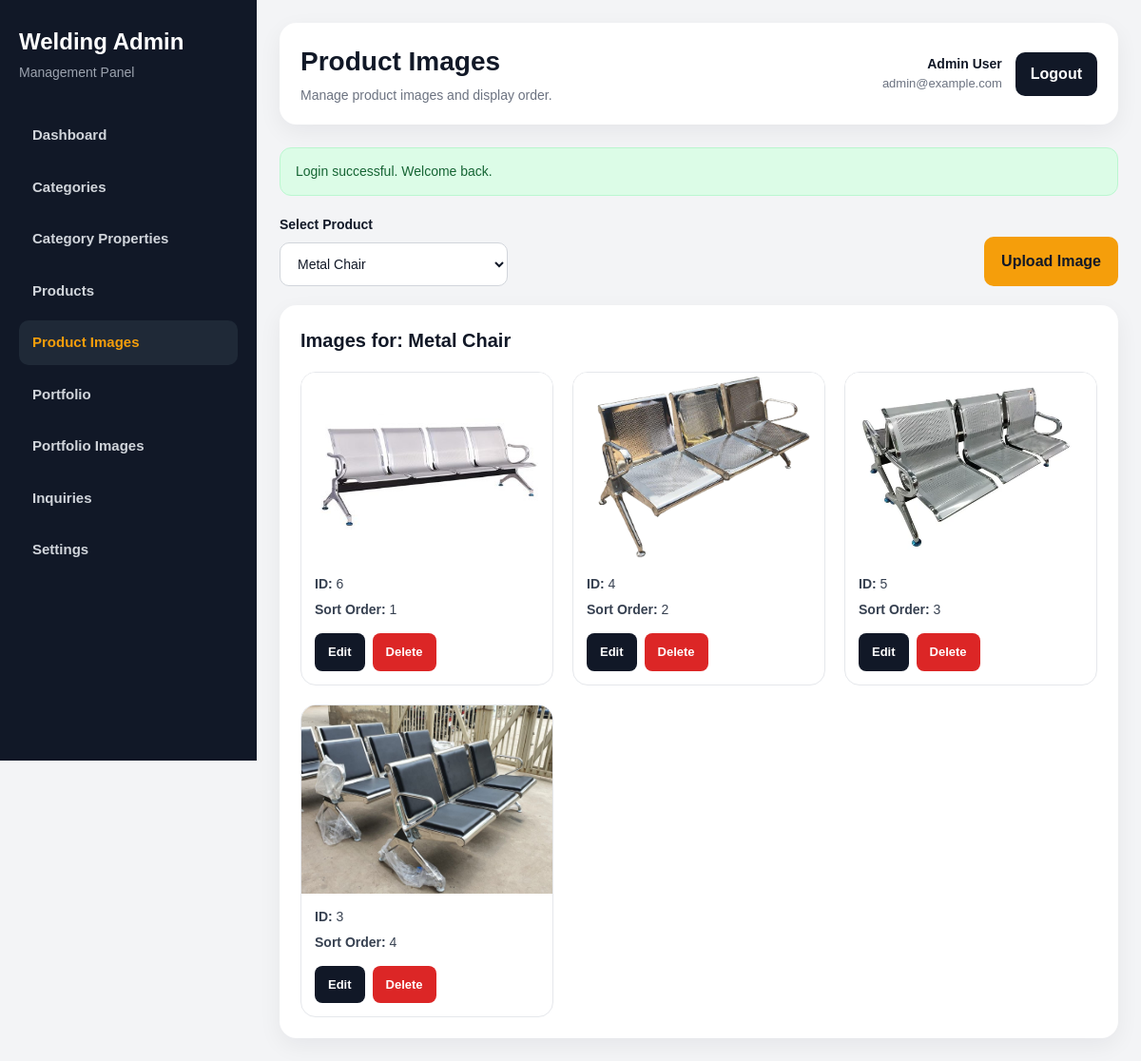
The app's page /admin/product-images/index.php?product_id=2 (signed in) with its own data.
### tables this page shows
CREATE TABLE `products` (
  `id` int NOT NULL,
  `category_id` int NOT NULL,
  `name` varchar(200) NOT NULL,
  `slug` varchar(220) NOT NULL,
  `short_description` text,
  `full_description` text,
  `price_text` varchar(150) DEFAULT NULL,
  `available_colors` text,
  `is_customizable` tinyint(1) DEFAULT '1',
  `is_featured` tinyint(1) DEFAULT '0',
  `status` tinyint(1) DEFAULT '1',
  `created_at` timestamp NULL DEFAULT CURRENT_TIMESTAMP
);

CREATE TABLE `product_images` (
  `id` int NOT NULL,
  `product_id` int NOT NULL,
  `image_path` varchar(255) NOT NULL,
  `sort_order` int DEFAULT '0',
  `created_at` timestamp NULL DEFAULT CURRENT_TIMESTAMP
);

### includes/functions.php (called while the page is built, shortened)
<?php
function e($value): string
{
    return htmlspecialchars((string)($value ?? ''), ENT_QUOTES, 'UTF-8');
}
function get_flash(string $key): ?string
{
    if (!isset($_SESSION['flash'][$key])) {
        return null;
    }
    $message = $_SESSION['flash'][$key];
    return $message;
}
function generate_csrf_token(): string
{
    return $_SESSION['csrf_token'];
}

### admin/includes/auth.php (called while the page is built, shortened)
<?php
require_once __DIR__ . '/../../includes/db.php';
require_once __DIR__ . '/../../includes/functions.php';
$stmt = $pdo->prepare("SELECT id, full_name, email, created_at FROM admins WHERE id = ? LIMIT 1");
$stmt->execute([$_SESSION['admin_id']]);
$admin = $stmt->fetch();

### admin/product-images/index.php (the view, shortened to what this page needs)
<?php
require_once __DIR__ . '/../includes/auth.php';
$pageHeading = 'Product Images';
$pageSubheading = 'Manage product images and display order.';
$successMessage = get_flash('success');
$productId = isset($_GET['product_id']) ? (int)$_GET['product_id'] : 0;
$productsStmt = $pdo->query("SELECT id, name FROM products ORDER BY name ASC");
$products = $productsStmt->fetchAll();
$product = null;
$images = [];
if ($productId > 0) {
    $stmt = $pdo->prepare("SELECT * FROM products WHERE id = ? LIMIT 1");
    $stmt->execute([$productId]);
    $product = $stmt->fetch();
    if ($product) {
        $stmt = $pdo->prepare("
            SELECT *
            FROM product_images
            WHERE product_id = ?
            ORDER BY sort_order ASC, id ASC
        ");
        $stmt->execute([$productId]);
        $images = $stmt->fetchAll();
    } else {
        set_flash('error', 'Selected product not found.');
        redirect(ADMIN_URL . 'product-images/index.php');
    }
}
require_once __DIR__ . '/../includes/header.php';
?>
<div class="admin-layout">
    <?php require_once __DIR__ . '/../includes/sidebar.php'; ?>
    <main class="admin-main">
        <?php require_once __DIR__ . '/../includes/topbar.php'; ?>
        <?php if ($successMessage): ?>
            <div class="alert alert-success"><?php echo e($successMessage); ?></div>
        <?php endif; ?>
        <div class="page-toolbar">
            <form method="GET" action="" class="filter-form">
                <div class="filter-group">
                    <label for="product_id">Select Product</label>
                    <select name="product_id" id="product_id" onchange="this.form.submit()">
                        <?php foreach ($products as $p): ?>
                            <option value="<?php echo (int)$p['id']; ?>" <?php echo $productId === (int)$p['id'] ? 'selected' : ''; ?>>
                                <?php echo e($p['name']); ?>
                            </option>
                        <?php endforeach; ?>
                    </select>
                </div>
            </form>
            <?php if ($product): ?>
                <a href="<?php echo ADMIN_URL; ?>product-images/upload.php?product_id=<?php echo (int)$product['id']; ?>" class="btn btn-primary">Upload Image</a>
            <?php endif; ?>
        </div>
        <section class="content-card">
            <div class="content-card-header">
                <h3><?php echo $product ? 'Images for: ' . e($product['name']) : 'Product Images'; ?></h3>
            </div>
            <?php if (!$product): ?>
                <div class="empty-state">
                    <p>Select a product to manage its images.</p>
                </div>
            <?php elseif (empty($images)): ?>
                <div class="empty-state">
                    <p>No images uploaded for this product yet.</p>
                </div>
            <?php else: ?>
                <div class="image-grid">
                    <?php foreach ($images as $image): ?>
                        <div class="image-card">
                            <div class="image-preview">
                                <img src="<?php echo UPLOADS_URL . 'products/' . e($image['image_path']); ?>" alt="Product Image">
                            </div>
                            <div class="image-card-body">
                                <div class="image-meta">
                                    <span><strong>ID:</strong> <?php echo e($image['id']); ?></span>
                                    <span><strong>Sort Order:</strong> <?php echo e($image['sort_order']); ?></span>
                                </div>
                                <div class="action-group">
                                    <a href="<?php echo ADMIN_URL; ?>product-images/edit.php?id=<?php echo (int)$image['id']; ?>" class="btn btn-dark btn-sm">Edit</a>
                                    <a href="<?php echo ADMIN_URL; ?>product-images/delete.php?id=<?php echo (int)$image['id']; ?>&csrf_token=<?php echo e(generate_csrf_token()); ?>" class="btn btn-danger btn-sm" onclick="return confirm('Are you sure you want to delete this image?');">Delete</a>
                                </div>
                            </div>
                        </div>
                    <?php endforeach; ?>
                </div>
            <?php endif; ?>
        </section>
    </main>
</div>
<?php require_once __DIR__ . '/../includes/footer.php'; ?>

### admin/includes/topbar.php (shortened to what this page needs)
<header class="admin-topbar">
    <div class="topbar-left">
        <div class="topbar-left-text">
            <h1><?php echo e($pageHeading ?? 'Dashboard'); ?></h1>
            <p><?php echo e($pageSubheading ?? 'Welcome to the admin panel.'); ?></p>
        </div>
    </div>
    <div class="topbar-right">
        <div class="admin-user-box">
            <span class="admin-user-name"><?php echo e($admin['full_name']); ?></span>
            <span class="admin-user-email"><?php echo e($admin['email']); ?></span>
        </div>
        <a class="logout-btn" href="<?php echo ADMIN_URL; ?>logout.php">Logout</a>
    </div>
</header>

### assets/css/admin/shared.css (style rules this page uses)
* { box-sizing: border-box; margin: 0; padding: 0; }
html, body { min-height: 100%; }
body { font-family: Arial, sans-serif; background: #f3f4f6; color: #111827; line-height: 1.5; overflow-x: hidden; }
a { text-decoration: none; }
.alert { padding: 14px 16px; border-radius: 12px; margin-bottom: 20px; font-size: 14px; }
.alert-success { background: #dcfce7; color: #166534; border: 1px solid #bbf7d0; }
.btn { display: inline-flex; align-items: center; justify-content: center; border: none; border-radius: 10px; cursor: pointer; text-decoration: none; font-weight: 700; transition: 0.2s ease; }
.btn-primary { background: #f59e0b; color: #111827; padding: 14px 18px; }
.admin-layout { display: flex; min-height: 100vh; }
.admin-main { flex: 1; min-width: 0; padding: 24px; overflow: visible; }
.admin-topbar { display: flex; justify-content: space-between; align-items: center; gap: 20px; margin-bottom: 24px; background: #ffffff; border-radius: 18px; padding: 20px 22px; box-shadow: 0 8px 24px rgba(17, 24, 39, 0.06); position: sticky; top: 24px; z-index: 100; }
.topbar-left { display: flex; align-items: center; gap: 14px; }
.topbar-left-text h1 { font-size: 28px; margin-bottom: 4px; }
.topbar-left-text p { color: #6b7280; font-size: 14px; }
.topbar-right { display: flex; align-items: center; gap: 14px; }
.admin-user-box { display: flex; flex-direction: column; text-align: right; }
.admin-user-name { font-weight: 700; font-size: 14px; }
.admin-user-email { color: #6b7280; font-size: 13px; }
.logout-btn { display: inline-flex; align-items: center; justify-content: center; background: #111827; color: #ffffff; padding: 11px 16px; border-radius: 10px; font-weight: 700; transition: 0.2s ease; }

### assets/css/admin/product-images.css (style rules this page uses)
.page-toolbar { display: flex; justify-content: space-between; align-items: end; gap: 16px; margin-bottom: 20px; flex-wrap: wrap; }
.filter-form { display: flex; flex-wrap: wrap; gap: 14px; }
.filter-group { min-width: 240px; }
.filter-group label { display: block; margin-bottom: 8px; font-size: 14px; font-weight: 700; }
.filter-group select { width: 100%; padding: 13px 14px; border: 1px solid #d1d5db; border-radius: 10px; outline: none; font-size: 14px; background: #ffffff; color: #111827; }
.content-card { background: #ffffff; border-radius: 18px; padding: 22px; box-shadow: 0 8px 24px rgba(17, 24, 39, 0.06); }
.content-card-header { margin-bottom: 18px; }
.content-card-header h3 { font-size: 20px; color: #111827; }
.image-grid { display: grid; grid-template-columns: repeat(3, minmax(0, 1fr)); gap: 20px; }
.image-card { border: 1px solid #e5e7eb; border-radius: 16px; overflow: hidden; background: #fff; }
.image-preview { aspect-ratio: 4 / 3; background: #f9fafb; overflow: hidden; }
.image-preview img, .single-image-preview img { width: 100%; height: 100%; object-fit: cover; display: block; }
.image-card-body { padding: 14px; }
.image-meta { display: flex; flex-direction: column; gap: 6px; margin-bottom: 14px; font-size: 14px; color: #374151; }
.action-group { display: flex; gap: 8px; flex-wrap: wrap; }
.btn-dark { background: #111827; color: #ffffff; padding: 12px 16px; }
.btn-danger { background: #dc2626; color: #ffffff; padding: 12px 16px; }
.btn-sm { padding: 10px 14px; font-size: 13px; border-radius: 8px; }

### records on screen
products: name "Metal Chair"
product_images: image_path (picture), id "6", sort_order "1"
product_images: image_path (picture), id "4", sort_order "2"
product_images: image_path (picture), id "5", sort_order "3"
product_images: image_path (picture), id "3", sort_order "4"

### other values on screen
$pageHeading "Product Images"
$pageSubheading "Manage product images and display order."
$admin['full_name'] "Admin User"
$admin['email'] "admin@example.com"
$successMessage "Login successful. Welcome back."
form field product_id "Metal Chair"
